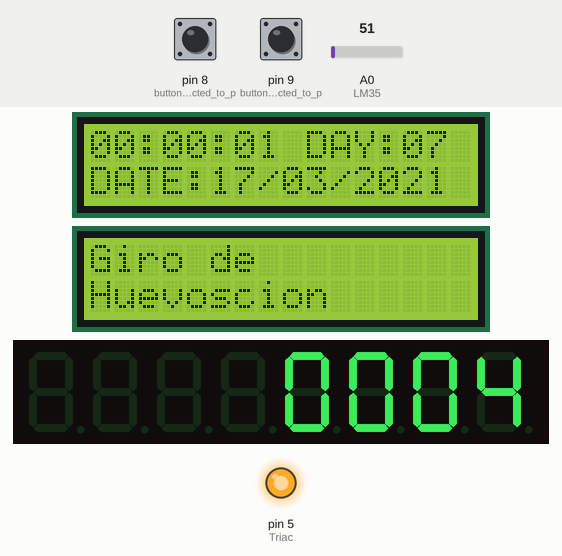
Recording of a sketch running on a simulated Arduino Uno, built with avr-gcc and run on an emulated ATmega328P. On the bench: 2 × 16×2 character LCD, 8-digit seven-segment display, output pins drawn as LEDs (lit = HIGH). Wiring (inferred from the names in the program): DS1307 clock at I2C address 0x68. The inputs (shaded band) are chosen by the test bench; at power-on: pin 8 (button1_is_connected_to_p) HIGH, pin 9 (button2_is_connected_to_p) HIGH, A0 (LM35) = 51. The local clock reads 2024-03-15 10:24:30 at power-on unless the sketch sets it.

Above: at 1.3 s.
1.4 s: pin 8 (button1_is_connected_to_p) pulled LOW for 0.15 s
At 1.67 s:
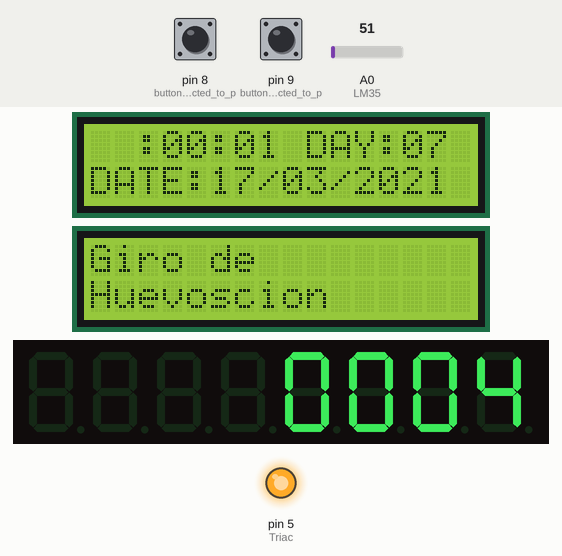
3.0 s: pin 9 (button2_is_connected_to_p) pulled LOW for 0.15 s
At 4.5 s:
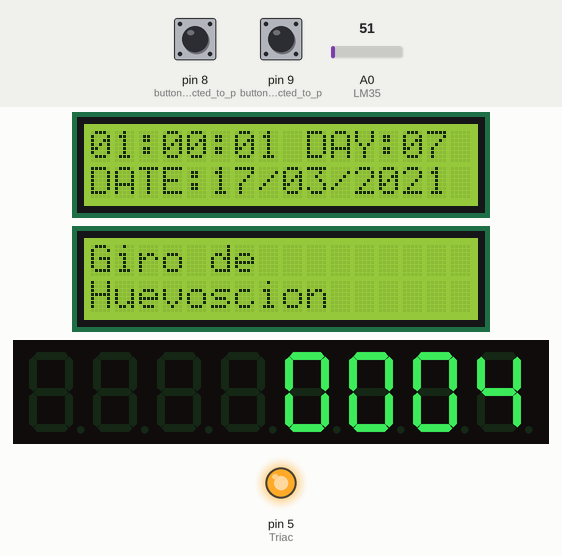
4.6 s: pin 8 (button1_is_connected_to_p) pulled LOW for 1 s
At 5.72 s:
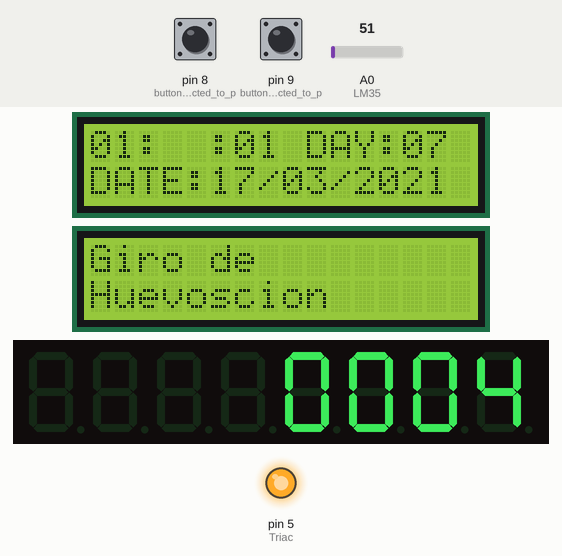
7.1 s: pin 9 (button2_is_connected_to_p) pulled LOW for 1 s
At 8.51 s:
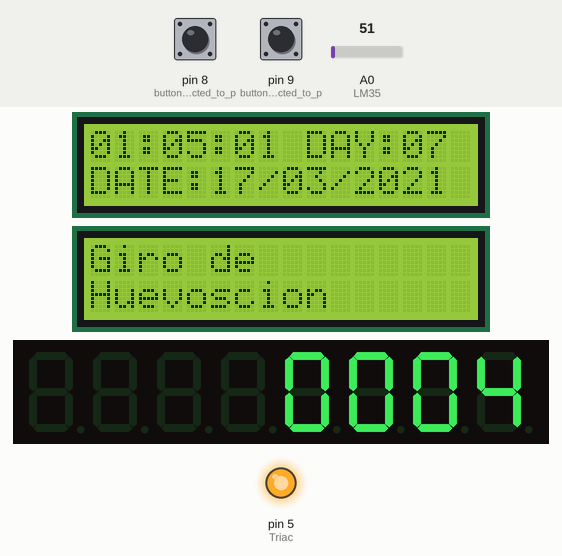
Timing chart, 0 to 10.1 s (numbered marks = the images above; inputs shaded):
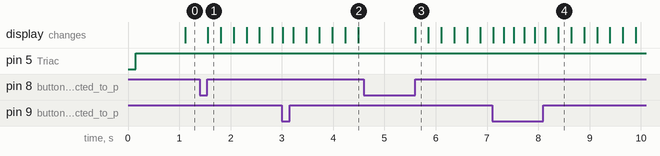

The sketch:

Incubadora.ino
```cpp
// ------------------------ LIBRERIAS ---------------------------------------------------
#include <LiquidCrystal_I2C.h>
// include Wire library code (needed for I2C protocol devices)
#include <Wire.h>
#include "LedControl.h"
// ---------------------------------------------------------------------------------------


// -------------- DEFINICIONES DE PINES, MODULOS, ETC ------------------------------------
//                 (RS, E, D4, D5, D6, D7)
//LiquidCrystal lcd(7, 6, 5, 4, 3, 2);
LiquidCrystal_I2C lcd1(0x38, 16, 2);
LiquidCrystal_I2C lcd2(0x3F, 16, 2);

LedControl ledControl = LedControl(11, 13, 10, 1);

#define LM35 A0
#define Relay 3
#define Triac 5

float temperaturaDigital;
float valorSensor;
int temperaturaEnGrados;

byte i, segundos, minutos, horas, diaIncubacion, dia, mes, anio;
char Time[]     = "  :  :   DAY:  ";
char Calendar[] = "DATE:  /  /20  ";
// ---------------------------------------------------------------------------------------


void establecerDiaFechaInicial(){
  segundos =    00; //0-59
  minutos =    00; //0-59
  horas   =    00; //0-23
  diaIncubacion  = 00; //0-..
  dia   =    17; //1-31
  mes  =    03; //1-12
  anio   =    21; //0-99

  Wire.beginTransmission(0x68);
  Wire.write(0); //stop Oscillator

  minutos = ((minutos / 10) << 4) + (minutos % 10);
  horas = ((horas / 10) << 4) + (horas % 10);
  diaIncubacion = ((diaIncubacion / 10) << 4) + (diaIncubacion % 10);
  dia = ((dia / 10) << 4) + (dia % 10);
  mes = ((mes / 10) << 4) + (mes % 10);
  anio = ((anio / 10) << 4) + (anio % 10);
  Wire.write(segundos);
  Wire.write(minutos);
  Wire.write(horas);
  Wire.write(diaIncubacion);
  Wire.write(dia);
  Wire.write(mes);
  Wire.write(anio);
  Wire.write(0); //start
  Wire.endTransmission();
}


/*-------------------------------------------------------------------------
 *   SETUP del ambiente
------------------------------------------------------------------------- */
void setup() {
  pinMode(LM35, INPUT);
  pinMode(Relay, INPUT);
  pinMode(Triac, OUTPUT);

  ledControl.shutdown(0, false); // Inicia el MAX7219
  ledControl.setIntensity(0, 4); // Establece brillo en 4
  ledControl.clearDisplay(0); // limpia el display

  pinMode(8, INPUT_PULLUP);                      // button1 is connected to pin 8
  pinMode(9, INPUT_PULLUP);                      // button2 is connected to pin 9

  lcd1.init(); //lcd 1 startup
  lcd1.backlight();
  lcd2.init(); //lcd 2 startup
  lcd2.backlight();

  Wire.begin();                                  // Join i2c bus
  establecerDiaFechaInicial();
}
// -------------------------------------------------------------------------------------


void button_Selector(){
      i = 0;
      horas   = edit(0, 0, horas);
      minutos = edit(3, 0, minutos);
      diaIncubacion    = edit(13, 0, diaIncubacion);
      dia   = edit(5, 1, dia);
      mes  = edit(8, 1, mes);
      anio   = edit(13, 1, anio);
      // Convert decimal to BCD
      minutos = ((minutos / 10) << 4) + (minutos % 10);
      horas = ((horas / 10) << 4) + (horas % 10);
      diaIncubacion = ((diaIncubacion / 10) << 4) + (diaIncubacion % 10);
      dia = ((dia / 10) << 4) + (dia % 10);
      mes = ((mes / 10) << 4) + (mes % 10);
      anio = ((anio / 10) << 4) + (anio % 10);
      // End conversion
      // Write data to DS1307 RTC
      Wire.beginTransmission(0x68);               // Start I2C protocol with DS1307 address
      Wire.write(0);                              // Send register address
      Wire.write(0);                              // Reset sesonds and start oscillator
      Wire.write(minutos);                         // Write minutos
      Wire.write(horas);                           // Write horas
      Wire.write(diaIncubacion);                            // Write diaIncubacion (not used)
      Wire.write(dia);                           // Write dia
      Wire.write(mes);                          // Write mes
      Wire.write(anio);                           // Write anio
      Wire.endTransmission();                     // Stop transmission and release the I2C bus
      delay(200);                                 // Wait 200ms
}

void DS1307_display(){
  // Convert BCD to decimal
  segundos = (segundos >> 4) * 10 + (segundos & 0x0F);
  minutos = (minutos >> 4) * 10 + (minutos & 0x0F);
  horas   = (horas >> 4)   * 10 + (horas & 0x0F);
  diaIncubacion    = (diaIncubacion >> 4)    * 10 + (diaIncubacion & 0x0F);
  dia   = (dia >> 4)   * 10 + (dia & 0x0F);
  mes  = (mes >> 4)  * 10 + (mes & 0x0F);
  anio   = (anio >> 4)   * 10 + (anio & 0x0F);
  // End conversion
  Time[14]     = diaIncubacion   % 10 + 48;
  Time[13]     = diaIncubacion    / 10 + 48;
  Time[7]      = segundos % 10 + 48;
  Time[6]      = segundos / 10 + 48;
  Time[4]      = minutos % 10 + 48;
  Time[3]      = minutos / 10 + 48;
  Time[1]      = horas   % 10 + 48;
  Time[0]      = horas   / 10 + 48;
  Calendar[14] = anio   % 10 + 48;
  Calendar[13] = anio   / 10 + 48;
  Calendar[9]  = mes  % 10 + 48;
  Calendar[8]  = mes  / 10 + 48;
  Calendar[6]  = dia   % 10 + 48;
  Calendar[5]  = dia   / 10 + 48;
  lcd1.setCursor(0, 0);
  lcd1.print(Time);                               // Display time
  lcd1.setCursor(0, 1);
  lcd1.print(Calendar);                           // Display calendar
}
void blink_parameter(){
  byte j = 0;
  while(j < 10 && digitalRead(8) && digitalRead(9)){
    j++;
    delay(25);
  }
}
byte edit(byte x, byte y, byte parameter){
  char text[3];
  while(!digitalRead(8));                        // Wait until button (pin #8) released
  while(true){
    while(!digitalRead(9)){                      // If button (pin #9) is pressed
      parameter++;
      if(i == 0 && parameter > 23)               // If horass > 23 ==> hours = 0
        parameter = 0;
      if(i == 1 && parameter > 59)               // If minutoss > 59 ==> minutoss = 0
        parameter = 0;
      if(i == 2 && parameter > 31)               // If dia > 31 ==> dia = 1
        parameter = 1;
      if(i == 3 && parameter > 12)               // If mes > 12 ==> mes = 1
        parameter = 1;
      if(i == 4 && parameter > 99)               // If anio > 99 ==> anio = 0
        parameter = 0;
      sprintf(text,"%02u", parameter);
      lcd1.setCursor(x, y);
      lcd1.print(text);
      delay(200);                                // Wait 200ms
    }
    lcd1.setCursor(x, y);
    lcd1.print("  ");                             // Display two spaces
    blink_parameter();
    sprintf(text,"%02u", parameter);
    lcd1.setCursor(x, y);
    lcd1.print(text);
    blink_parameter();
    if(!digitalRead(8)){                         // If button (pin #8) is pressed
      i++;                                       // Increament 'i' for the next parameter
      return parameter;                          // Return parameter value and exit
    }
  }
}

int lecturaTemperatura(){
  int temperaturaRetornada;
  valorSensor = analogRead(LM35);
  temperaturaDigital = (valorSensor * 5.0) / 1023.0;
  temperaturaEnGrados = (temperaturaDigital * 100) / 5.0; // Conversion a GradosCentigrados
  temperaturaRetornada = temperaturaEnGrados;
  return temperaturaRetornada;

}
void displayTemperatura(int temperaturaLeida){
  ledControl.setDigit(0,0, temperaturaLeida % 10, false);
  ledControl.setDigit(0,1, (temperaturaLeida / 10) % 10, false);
  ledControl.setDigit(0,2, (temperaturaLeida / 100) % 10, false);
  ledControl.setDigit(0,3, (temperaturaLeida / 1000) % 10, false);
}


/**------------------------------------------------
**   Constante Ejecucion
----------------------------------------------- */
void loop() {
  // Proceso de incubacion menor al dia 23 = finalizacion
  while(diaIncubacion <= 22){

      if(!digitalRead(8)){             // Cuando el boton SELECTOR (pin #8) se presiona
        button_Selector();
      }
      Wire.beginTransmission(0x68);                 // Start I2C protocol with DS1307 address
      Wire.write(0);                                // Send register address
      Wire.endTransmission(false);                  // I2C restart
      Wire.requestFrom(0x68, 7);                    // Request 7 bytes from DS1307 and release I2C bus at end of reading
      segundos = Wire.read();                         // Read segundos from register 0
      minutos = Wire.read();                         // Read minuts from register 1
      horas   = Wire.read();                         // Read horas from register 2
      diaIncubacion = Wire.read();                  // Read diaIncubacion from register 3
      dia   = Wire.read();                         // Read dia from register 4
      mes  = Wire.read();                         // Read mes from register 5
      anio   = Wire.read();                         // Read anio from register 6

              /*
			  *
			  */
              // Dia 0, primeras 18 horas => Informa pre calentamiento
              if(diaIncubacion == 0 && horas <= 18){
                lcd2.setCursor(0,0);
                lcd2.print("Etapa: Pre");
                lcd2.setCursor(0,1);
                lcd2.print("Calentamiento");
              }
              // Dia 1 en adelante => INCUBACION COMENZADA
              if (diaIncubacion > 0){
                  lcd2.clear();
                  lcd2.setCursor(0,0);
                  lcd2.print("Inicio");
                  lcd2.setCursor(0,1);
                  lcd2.print("Incubacion");

                  if (diaIncubacion < 18){
                    // Entre el dia 1 a 18 => se activa el PIN TRIAC(Foco calentador)
                    analogWrite(Triac,255);

					// Desde el dia 3 en adelante => informo que giran los huevos incubados
                    if (diaIncubacion >= 3){
                        lcd2.setCursor(0,0);
                        lcd2.print("Giro de");
                        lcd2.setCursor(0,1);
                        lcd2.print("Huevos");
                     }
                  }
                  // Dia 18 en adelante
                  else{
                        temperaturaEnGrados = lecturaTemperatura();

						// Control de temperatura para encender Foco CALENTADOR
                        if (temperaturaEnGrados < 36){
                          analogWrite(Triac,255);
                          displayTemperatura(temperaturaEnGrados);
                        }
						// Control de temperatura para encender Cooler ENFRIADOR
                        else if (temperaturaEnGrados > 36){
                          analogWrite(Triac,0);
                          digitalWrite(Relay,HIGH);
                          displayTemperatura(temperaturaEnGrados);
                        }

						// Informe de detencion de Giro de Huevos incubados
                        lcd2.setCursor(0,0);
                        lcd2.print("FIN Giro de");
                        lcd2.setCursor(0,1);
                        lcd2.print("Huevos.");
                  }
              }
			  /*
			  ** FIN de control de Incubacion.
			  */


	/*
	* Constante muestreo de temperatura y tiempo y fecha. Cada 50milisegundos
 	*/
      temperaturaEnGrados = lecturaTemperatura();
      displayTemperatura(temperaturaEnGrados);
      DS1307_display();
      delay(50);
    }

    // Dia 22, FINALIZACION de Incubacion, e informe
    if(diaIncubacion > 22){
      lcd2.clear();
      lcd2.setCursor(0,0);
      lcd2.print("Incubacion");
      lcd2.setCursor(0,1);
      lcd2.print("Finalizada.");
      delay(3000);
      lcd1.clear();
      lcd2.clear();
    }
}
```

Measured:
- after the input at 1.4 s, the display: changes after 0.15 s (image 1)
- after the input at 3.0 s, the display: changes at once (image 2)
- after the input at 4.6 s, the display: changes after 1.0 s (image 3)
- after the input at 7.1 s, the display: first changes at once (image 4 shows a later state)
